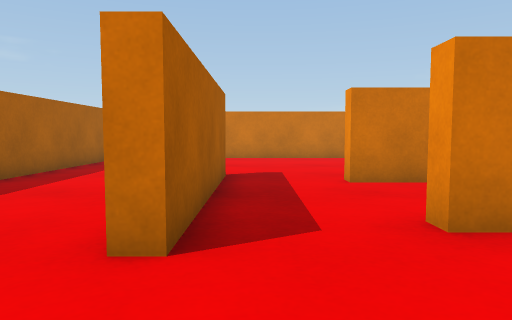
[1] (above)

17 first-person views from a walk through a 3-D level made in the Unity game engine. The camera is 0.51 m above the floor, tilts 4° down and sees 70° across. The floor is counted in squares, 0.5 m on a side. Each view is taken from the middle of a square. On the plan, view 1 faces up. The plan holds only what a view shows up to about 13 squares ahead; the rest is blank.

[2]
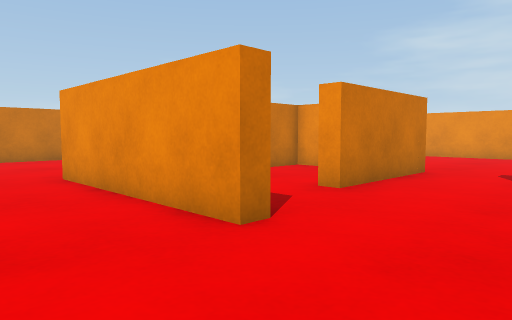

[3]
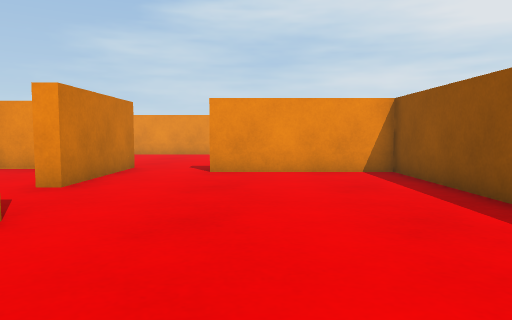

[4]
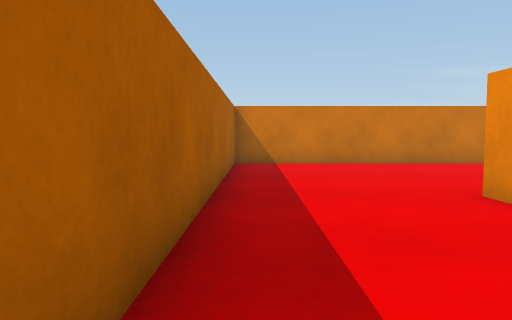

[5]
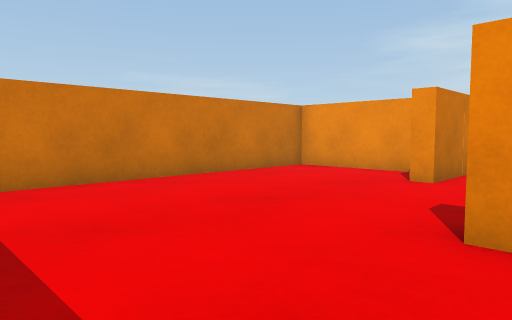

[6]
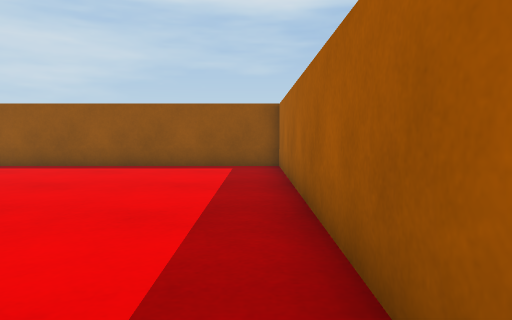

[7]
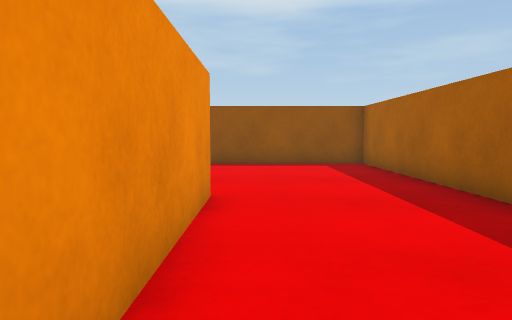

[8]
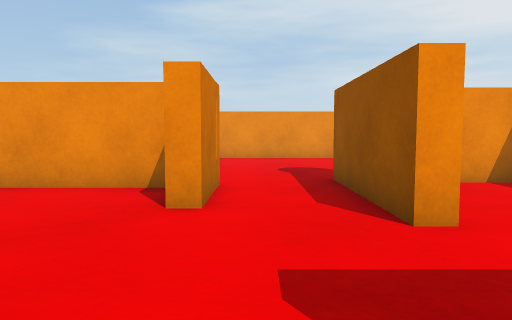

[9]
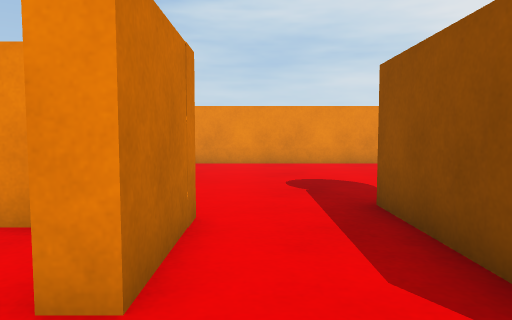

[10]
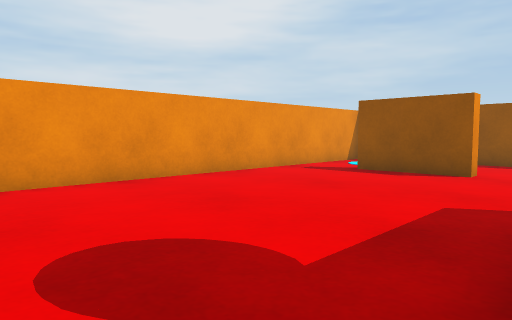

[11]
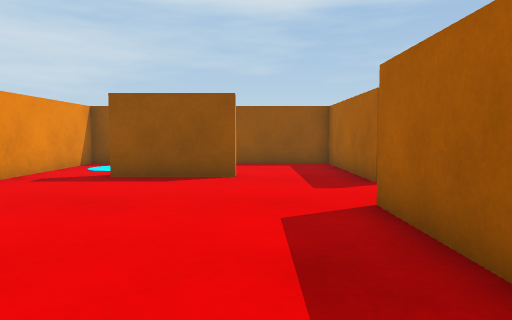

[12]
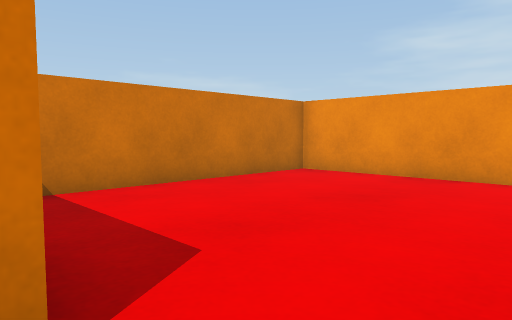

[13]
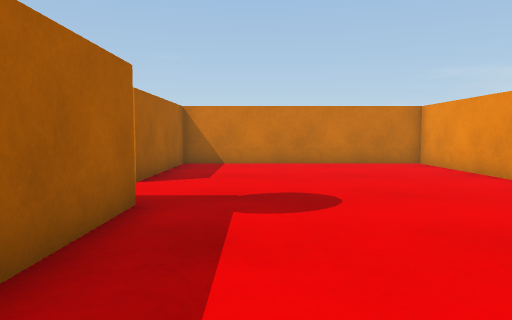

[14]
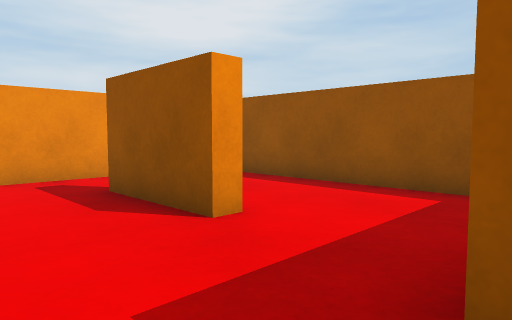

[15]
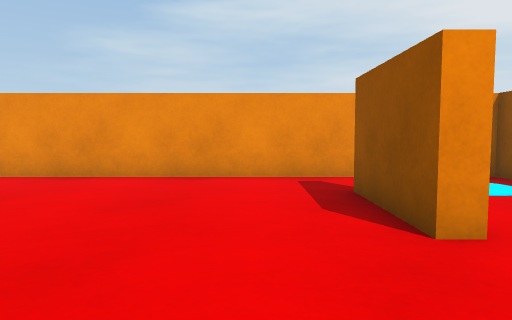

[16]
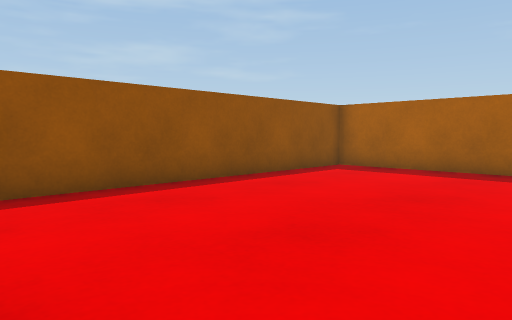

[17]
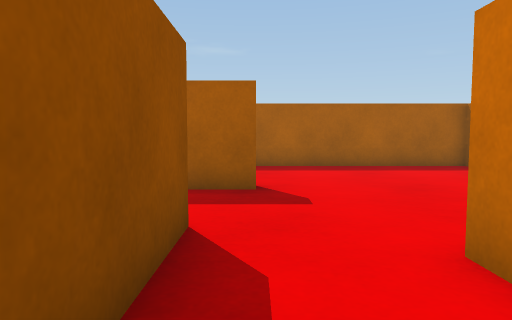

### Floor plan
Ten units are one square. View 1 is at (0, 0); x grows to the right and y downward. Boxes are objects, and circles mark ways between rooms. Rooms are numbered by the first view taken in them; rooms with no view inside come last. Other rooms are left out.
<svg viewBox="-63 -162 205 205">
<path fill="none" stroke="#000" d="M-7 -30 -13 -30 -13 -90M44 -37 20 -37M30 -107 30 -112M50 -116 50 -157 -58 -157 -58 38 50 38 50 -12M55 -14 55 38 137 38 137 -157 55 -157 55 -107 30 -107M85 4 85 -2 115 -2M20 -82 63 -82 63 -37 44 -37M20 -37 20 -42M-7 -90 -7 -30M58 -45 58 -77 20 -77 20 -82"/>
<circle cx="20" cy="-95" r="3" fill="#2a7"/>
<circle cx="50" cy="-25" r="3" fill="#2a7"/>
<circle cx="5" cy="-40" r="3" fill="#2a7"/>
<circle cx="5" cy="-80" r="3" fill="#2a7"/>
<text x="-20" y="-60">1</text>
<text x="90" y="-60">2</text>
<text x="20" y="-60">3</text>
</svg>
Room 1 opens to room 2. Room 1 opens to room 3.

Where each view was taken, in squares from view 1:
view 1: 0 up, 0 right, facing up
view 2: 0 up, 4 left, facing up-right
view 3: 0 up, 5 left, facing right
view 4: 3 up, 5 left, facing up
view 5: 8 up, 5 left, facing up-right
view 6: 8 up, 5 left, facing down
view 7: 9 up, 2 left, facing down
view 8: 10 up, 2 left, facing right
view 9: 10 up, 1 right, facing right
view 10: 10 up, 6 right, facing down-right
view 11: 9 up, 8 right, facing down
view 12: 9 up, 5 right, facing up-right
view 13: 3 up, 8 right, facing up
view 14: 3 up, 5 right, facing down-right
view 15: 2 up, 5 right, facing right
view 16: 3 up, 5 right, facing down-left
view 17: 9 up, 6 right, facing left
